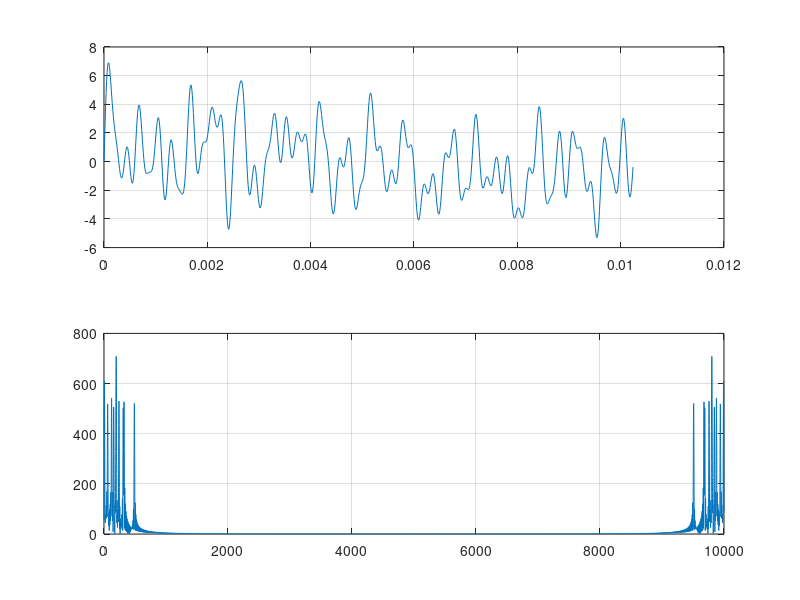

The MATLAB source for this figure:
% 1. Write a Matlab program to generate a composite signal that contains 20 tones of random frequency 
%    with a max frequency of 5 KHz. Find the spectrum of this composite signal.										(7 + 8 Marks)

% 2. Write a Matlab program to design a third ordered digital Chebychev filter with a ripple of 1 dB in the
%   passband using bilinear transformation to pass signals up to 500 Hz frequency. Assume a sampling frequency
%   of 10 KHz. Find the spectrum of the output of the designed filter by passing the signal generated
%   in Question No. 1 through it.	(12 + 13 Marks)


% to generate a composite signal that contains 20 tones of random frequency 
%    with a max frequency of 5 KHz. Find the spectrum of this composite signal

clc;
sigfreq = 5000 * (rand(1,20))
disp('Press a Key to Continue..')
pause
minfreq = min(sigfreq)
maxfreq = max(sigfreq)
Fs=10000;
T=1/Fs;
signl=[];
for t=0:.1*T:1/minfreq
    sig=0;
    for i=1:10
        sig=sig + sin(2*pi*sigfreq(i)*t);
    end
    signl=[signl,sig];
end
subplot(2,1,1)
t=0:.1*T:1/minfreq;
length(t)
length(signl)
plot(t,signl)
grid
N = 20*length(signl)
sptrum = fft(signl,N);
N=length(sptrum)
subplot(2,1,2)
k = 0: N-1;
freq=Fs*k/N;
%plot(freq,abs(sptrum))
plot(freq,abs(sptrum))
grid
 
